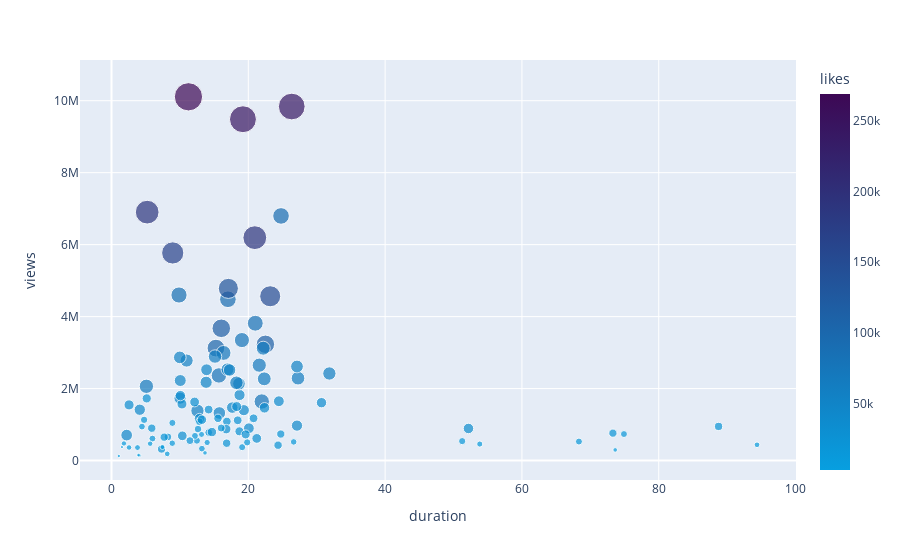

Notebook code cell kept with this figure:
### Code cell
fig = df.plot(x='duration', 
              y='views', 
              kind='scatter', 
              size='likes', 
              color="likes", 
              color_continuous_scale=[[0.0, "rgb(7, 159, 224)"],
                                      [1, "rgb(61, 8, 84)"]])
fig.show()
